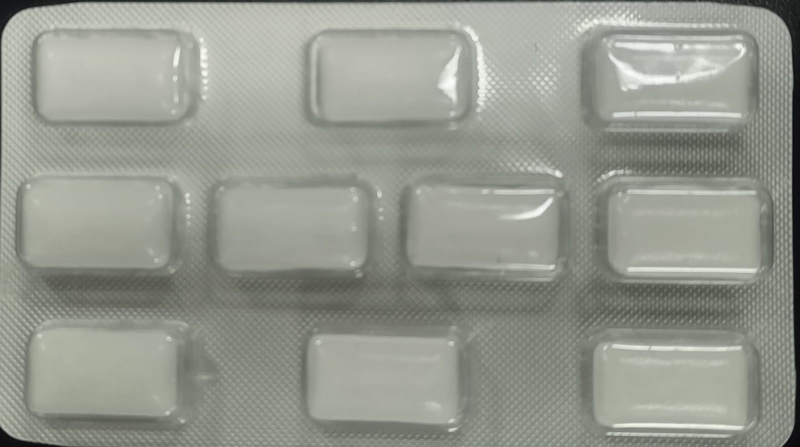
#> input picture Border_Detection/chicles.jpg, 1600 x 894 px (shown at 1/2 size)
$ python Border_detection.py
#> lines starting #> are read from the running program, lines starting #| are printed output that depends on the picture
#INTENTO POR BORDES
#Deteccion de bordes (X e Y)
import numpy as np
import cv2

ima_1 = cv2.imread("chicles.jpg")
#> ima_1 is the input picture: shape (894, 1600, 3); mean B, G, R 142.7, 152.1, 149.1
ima_1_res = cv2.resize(ima_1,(500,500))
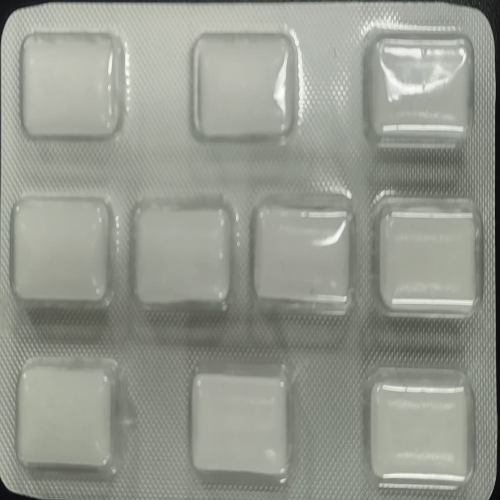
#> ima_1_res: shape (500, 500, 3); mean B, G, R 142.6, 152, 149
ima_1_res = np.array(ima_1_res , dtype= float)
M , N , L = ima_1_res.shape
#> M = 500; N = 500; L = 3

E_D_G = np.zeros((M,N), dtype= float)
for M2 in range(0,M,1):
    for N2 in range(0,N,1):
        valor_pixel = int((ima_1_res[M2, N2, 2] * 0.299) + (ima_1_res[M2, N2, 1] * 0.587) + (ima_1_res[M2, N2, 0] * 0.114))
        E_D_G[M2,N2] = valor_pixel


B_X_Y = np.zeros((M,N),np.uint8)
for M2 in range(1, M-1):
    for N2 in range(1, N-1):
        border = int(E_D_G[M2-1,N2] + E_D_G[M2,N2-1] - 4*E_D_G[M2,N2] + E_D_G[M2,N2+1] + E_D_G[M2+1,N2])
        if(border < 0):
            B_X_Y[M2, N2] = 0
        else:
            B_X_Y[M2, N2] = border
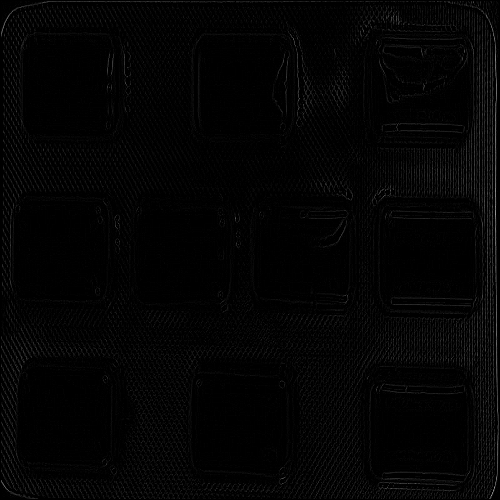
#> B_X_Y: shape (500, 500); min 0, max 156, mean 3.9

inte = np.zeros((M,N),np.uint8)
for M2 in range(M):
    for N2 in range(N):
        inte[M2,N2] = 255 - B_X_Y[M2,N2]
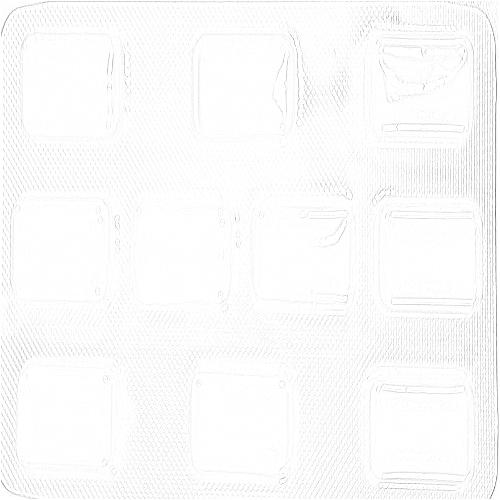
#> inte: shape (500, 500); min 99, max 255, mean 251.1


cv2.imshow('Bordes_X_Y', B_X_Y)
cv2.waitKey(0) #Espera una tecla
cv2.imshow('Intento', inte)
cv2.waitKey(0) #Espera una tecla
cv2.destroyAllWindows() #Finaliza procesos"""
